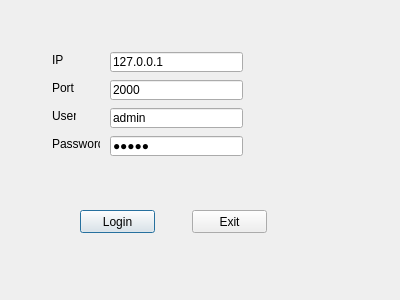
<?xml version="1.0" encoding="UTF-8"?>
<ui version="4.0">
 <class>LoginDialog</class>
 <widget class="QDialog" name="LoginDialog">
  <property name="geometry">
   <rect>
    <x>0</x>
    <y>0</y>
    <width>400</width>
    <height>300</height>
   </rect>
  </property>
  <property name="windowTitle">
   <string>Dialog</string>
  </property>
  <widget class="QLabel" name="label">
   <property name="geometry">
    <rect>
     <x>52</x>
     <y>52</y>
     <width>16</width>
     <height>16</height>
    </rect>
   </property>
   <property name="text">
    <string>IP</string>
   </property>
  </widget>
  <widget class="QLabel" name="label_2">
   <property name="geometry">
    <rect>
     <x>52</x>
     <y>108</y>
     <width>24</width>
     <height>16</height>
    </rect>
   </property>
   <property name="text">
    <string>User</string>
   </property>
  </widget>
  <widget class="QLabel" name="label_3">
   <property name="geometry">
    <rect>
     <x>52</x>
     <y>136</y>
     <width>48</width>
     <height>16</height>
    </rect>
   </property>
   <property name="text">
    <string>Password</string>
   </property>
  </widget>
  <widget class="QLabel" name="label_4">
   <property name="geometry">
    <rect>
     <x>52</x>
     <y>80</y>
     <width>24</width>
     <height>16</height>
    </rect>
   </property>
   <property name="text">
    <string>Port</string>
   </property>
  </widget>
  <widget class="QLineEdit" name="lineEditIp">
   <property name="geometry">
    <rect>
     <x>110</x>
     <y>52</y>
     <width>133</width>
     <height>20</height>
    </rect>
   </property>
   <property name="text">
    <string>127.0.0.1</string>
   </property>
  </widget>
  <widget class="QLineEdit" name="lineEditPort">
   <property name="geometry">
    <rect>
     <x>110</x>
     <y>80</y>
     <width>133</width>
     <height>20</height>
    </rect>
   </property>
   <property name="text">
    <string>2000</string>
   </property>
  </widget>
  <widget class="QLineEdit" name="lineEditUser">
   <property name="geometry">
    <rect>
     <x>110</x>
     <y>108</y>
     <width>133</width>
     <height>20</height>
    </rect>
   </property>
   <property name="text">
    <string>admin</string>
   </property>
  </widget>
  <widget class="QLineEdit" name="lineEditPassword">
   <property name="geometry">
    <rect>
     <x>110</x>
     <y>136</y>
     <width>133</width>
     <height>20</height>
    </rect>
   </property>
   <property name="text">
    <string>admin</string>
   </property>
   <property name="echoMode">
    <enum>QLineEdit::Password</enum>
   </property>
  </widget>
  <widget class="QPushButton" name="pushButtonLogin">
   <property name="geometry">
    <rect>
     <x>80</x>
     <y>210</y>
     <width>75</width>
     <height>23</height>
    </rect>
   </property>
   <property name="text">
    <string>Login</string>
   </property>
  </widget>
  <widget class="QPushButton" name="pushButtonExit">
   <property name="geometry">
    <rect>
     <x>192</x>
     <y>210</y>
     <width>75</width>
     <height>23</height>
    </rect>
   </property>
   <property name="text">
    <string>Exit</string>
   </property>
  </widget>
 </widget>
 <resources/>
 <connections/>
</ui>
